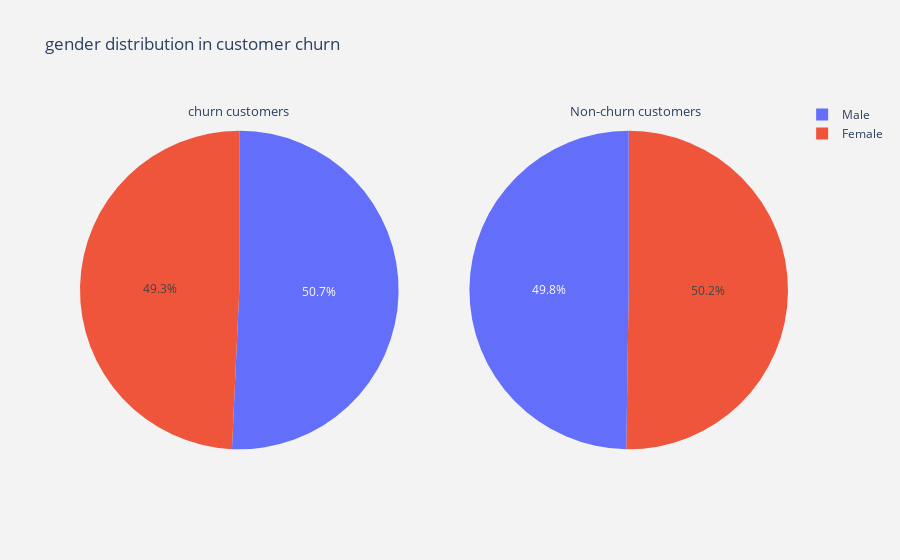
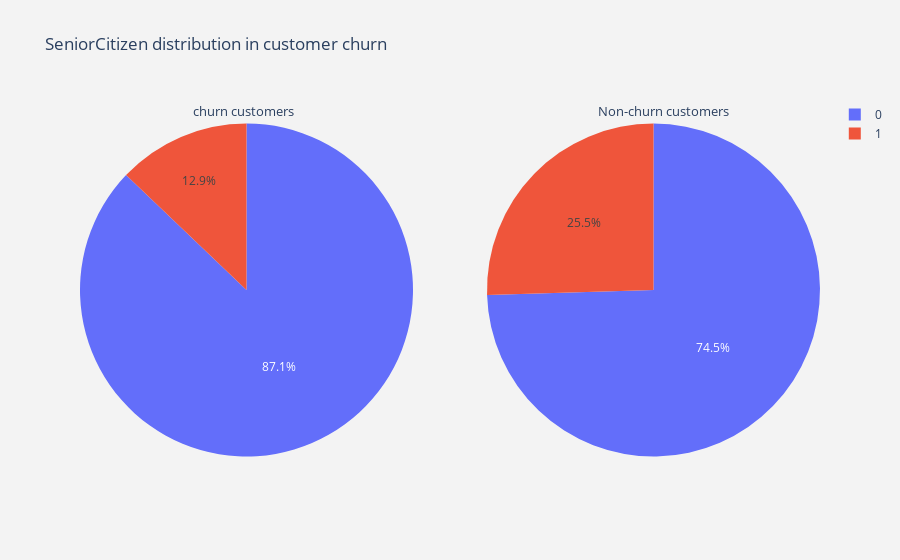
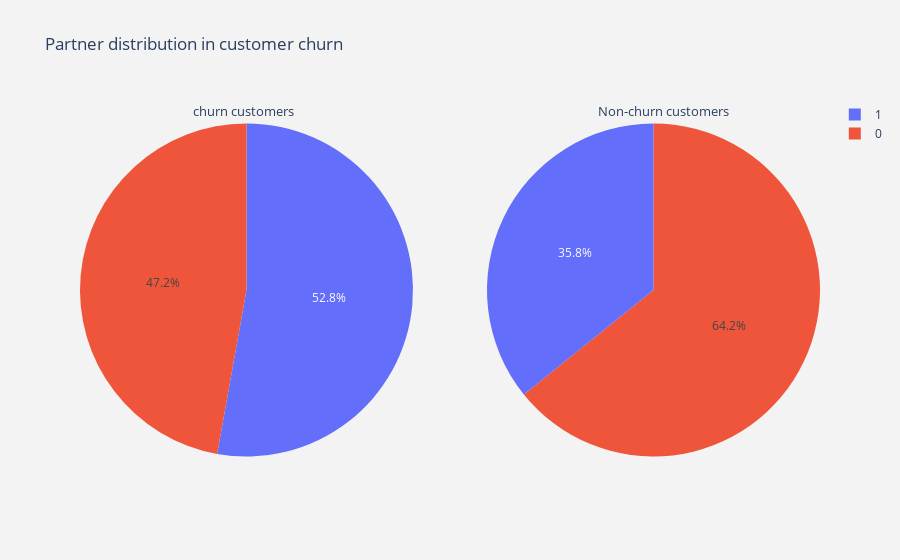
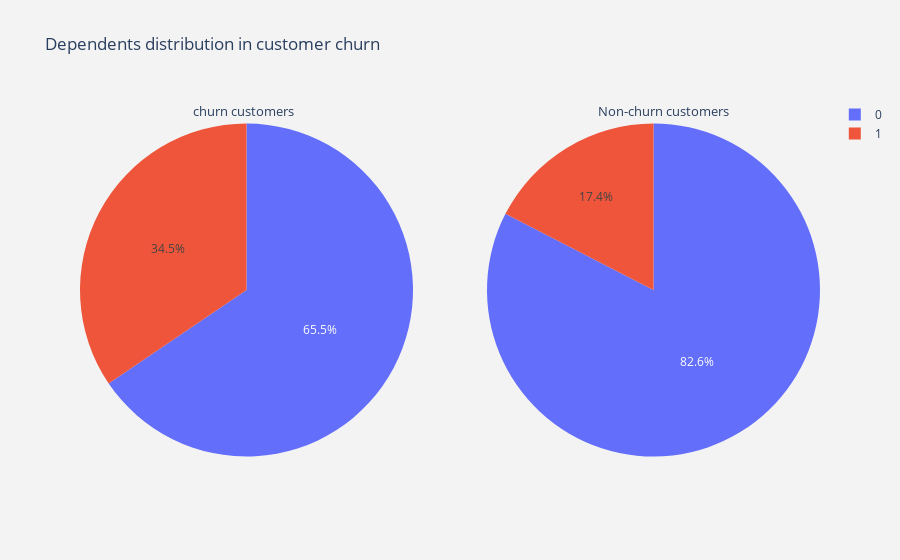

Notebook cell for these charts, in order:
### Markdown cell above
###### MonthlyCharges, PaperlessBilling, Contract and PhoneService will be used for modelling because they have the highest correlations to churn. However, the actual correlations are very low

### Code cell
le = LabelEncoder()
def pie_plot(Column):    
    ct1 = pd.crosstab(df[Column],df['Churn'])
    trace1 = go.Pie(labels = ct1.index,
                    values = ct1.iloc[:,0],
                    
                
                    domain=dict(x=[0,.45]))
    trace2 = go.Pie(labels = ct1.index,
                    values = ct1.iloc[:,1],
                    domain=dict(x=[.55,1])
                   )

    layout = go.Layout(dict(title = Column + " distribution in customer churn ",
                                plot_bgcolor  = "rgb(243,243,243)",
                                paper_bgcolor = "rgb(243,243,243)",
                                annotations = [dict(text = "churn customers",
                                                    font = dict(size = 13),
                                                    showarrow = False,
                                                    x = .15, y = 1),
                                               dict(text = "Non-churn customers",
                                                    font = dict(size = 13),
                                                    showarrow = False,
                                                    x = .88,y = 1)

                                              ]
                               )
                          )

    fig = go.Figure(data=[trace1,trace2],layout=layout)
    py.iplot(fig)
all_cat_var = df.nunique()[df.nunique()<5].keys().tolist()

cat_var = all_cat_var[:-1]
for i in cat_var:
    pie_plot(i)

### Figure 1 — Plotly figure (JSON) as saved in the notebook; plotly's stock layout.template omitted (floating-point values rounded to 4 significant figures)
{"data": [{"domain": {"x": [0, 0.45]}, "labels": ["Female", "Male"], "type": "pie", "values": [2549, 2625]}, {"domain": {"x": [0.55, 1]}, "labels": ["Female", "Male"], "type": "pie", "values": [939, 930]}], "layout": {"annotations": [{"font": {"size": 13}, "showarrow": false, "text": "churn customers", "x": 0.15, "y": 1}, {"font": {"size": 13}, "showarrow": false, "text": "Non-churn customers", "x": 0.88, "y": 1}], "paper_bgcolor": "rgb(243,243,243)", "plot_bgcolor": "rgb(243,243,243)", "title": {"text": "gender distribution in customer churn "}}}

### Figure 2 — Plotly figure (JSON) as saved in the notebook; plotly's stock layout.template omitted (floating-point values rounded to 4 significant figures)
{"data": [{"domain": {"x": [0, 0.45]}, "labels": [0, 1], "type": "pie", "values": [4508, 666]}, {"domain": {"x": [0.55, 1]}, "labels": [0, 1], "type": "pie", "values": [1393, 476]}], "layout": {"annotations": [{"font": {"size": 13}, "showarrow": false, "text": "churn customers", "x": 0.15, "y": 1}, {"font": {"size": 13}, "showarrow": false, "text": "Non-churn customers", "x": 0.88, "y": 1}], "paper_bgcolor": "rgb(243,243,243)", "plot_bgcolor": "rgb(243,243,243)", "title": {"text": "SeniorCitizen distribution in customer churn "}}}

### Figure 3 — Plotly figure (JSON) as saved in the notebook; plotly's stock layout.template omitted (floating-point values rounded to 4 significant figures)
{"data": [{"domain": {"x": [0, 0.45]}, "labels": [0, 1], "type": "pie", "values": [2441, 2733]}, {"domain": {"x": [0.55, 1]}, "labels": [0, 1], "type": "pie", "values": [1200, 669]}], "layout": {"annotations": [{"font": {"size": 13}, "showarrow": false, "text": "churn customers", "x": 0.15, "y": 1}, {"font": {"size": 13}, "showarrow": false, "text": "Non-churn customers", "x": 0.88, "y": 1}], "paper_bgcolor": "rgb(243,243,243)", "plot_bgcolor": "rgb(243,243,243)", "title": {"text": "Partner distribution in customer churn "}}}

### Figure 4 — Plotly figure (JSON) as saved in the notebook; plotly's stock layout.template omitted (floating-point values rounded to 4 significant figures)
{"data": [{"domain": {"x": [0, 0.45]}, "labels": [0, 1], "type": "pie", "values": [3390, 1784]}, {"domain": {"x": [0.55, 1]}, "labels": [0, 1], "type": "pie", "values": [1543, 326]}], "layout": {"annotations": [{"font": {"size": 13}, "showarrow": false, "text": "churn customers", "x": 0.15, "y": 1}, {"font": {"size": 13}, "showarrow": false, "text": "Non-churn customers", "x": 0.88, "y": 1}], "paper_bgcolor": "rgb(243,243,243)", "plot_bgcolor": "rgb(243,243,243)", "title": {"text": "Dependents distribution in customer churn "}}}
